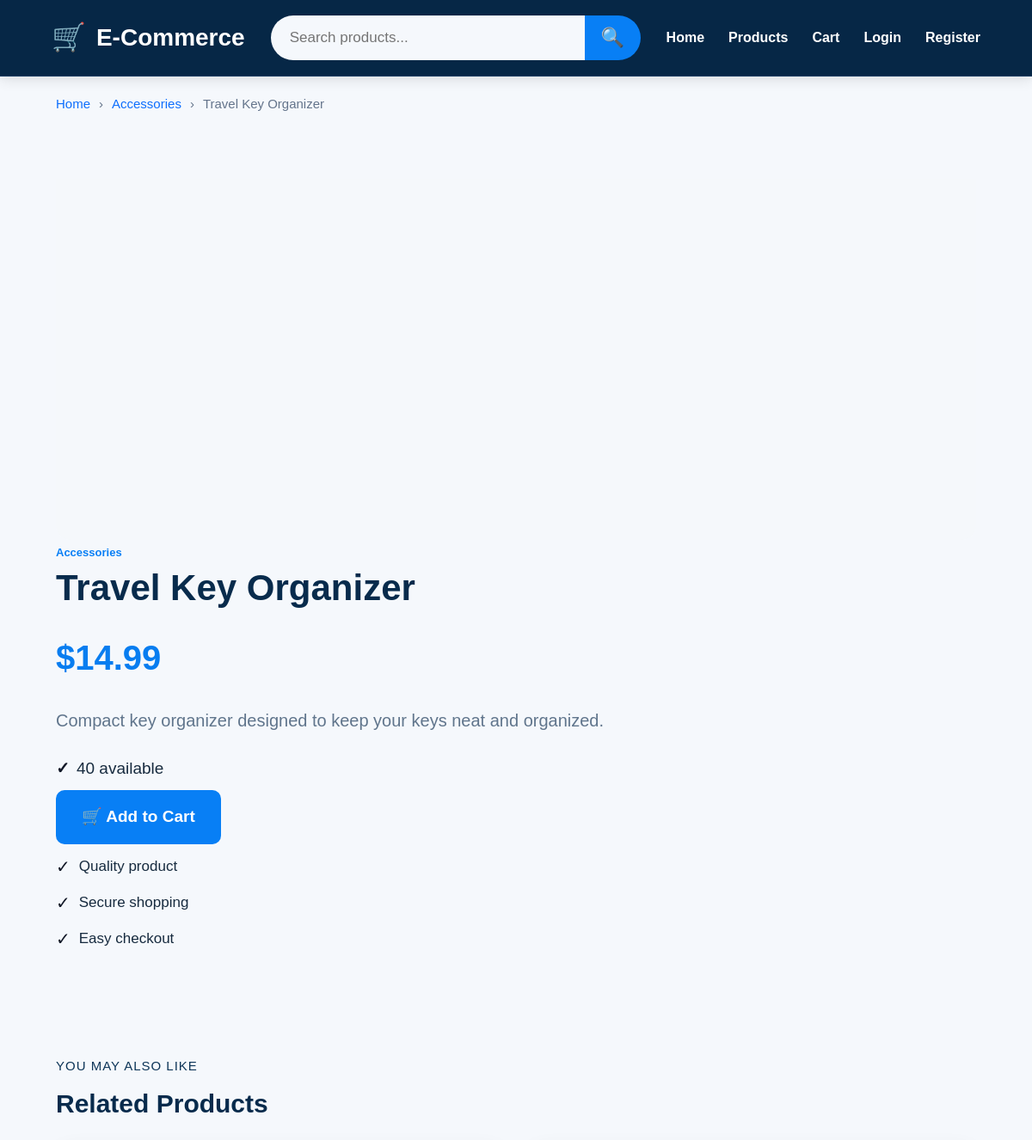
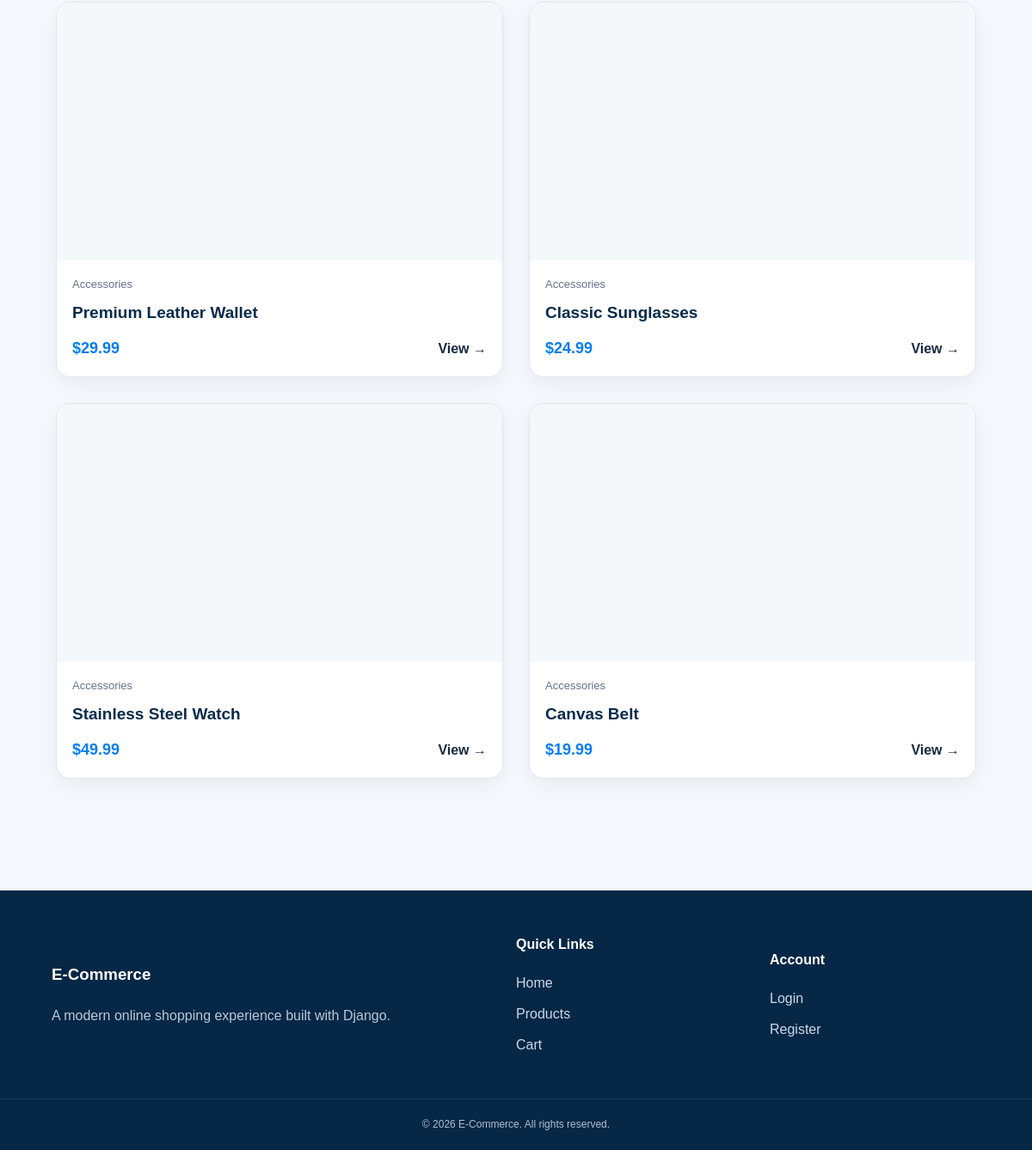
Screenshot of /products/20/ with the database file from the repository (2 pictures, top to bottom).
### store/models.py (models this page shows, shortened)
class Product(models.Model):
    name = models.CharField(
        max_length=200
    )
    description = models.TextField()
    price = models.DecimalField(
        max_digits=10,
        decimal_places=2
    )
    stock = models.PositiveIntegerField(
        default=0
    )
    image = CloudinaryField(
        "image",
        blank=True,
        null=True
    )
    category = models.ForeignKey(
        Category,
        on_delete=models.SET_NULL,
        null=True,
        blank=True,
        related_name="products"
    )
    created_at = models.DateTimeField(
        auto_now_add=True
    )

class Category(models.Model):
    name = models.CharField(
        max_length=100
    )
    description = models.TextField(
        blank=True
    )

### store/views.py (the view)
def product_detail(request, pk):
    product = get_object_or_404(Product, pk=pk)
    related_products = Product.objects.filter(
        category=product.category
    ).exclude(
        id=product.id
    )[:4]
    _, _, cart_count = get_cart_items(request)
    return render(
        request,
        "product_detail.html",
        {
            "product": product,
            "related_products": related_products,
            "cart_count": cart_count,
        },
    )

### store/views.py (called while the page is built, shortened)
def get_cart(request):
    return request.session.get("cart", {})

def get_cart_items(request):
    cart = get_cart(request)
    items = []
    total = Decimal("0.00")
    cart_count = 0
    return items, total, cart_count

### store/templates/product_detail.html (shortened to what this page needs)
{% extends "base.html" %}
{% block content %}
<div class="product-detail-page">
    <div class="breadcrumb">
        <a href="{% url 'home' %}">Home</a>
        <span>›</span>
        {% if product.category %}
            <a href="{% url 'category_products' product.category.id %}">
                {{ product.category.name }}
            </a>
            <span>›</span>
        {% endif %}
        <span>{{ product.name }}</span>
    </div>
    <section class="product-detail">
        <div class="product-detail-image">
        </div>
        <div class="product-detail-info">
            {% if product.category %}
                <a
                    href="{% url 'category_products' product.category.id %}"
                    class="product-category"
                >
                    {{ product.category.name }}
                </a>
            {% endif %}
            <h1>{{ product.name }}</h1>
            <div class="product-detail-price">
                ${{ product.price }}
            </div>
            <p class="product-detail-description">
                {{ product.description }}
            </p>
            <div class="stock-status">
                {% if product.stock > 0 %}
                    <span class="stock-check">✓</span>
                    <span>{{ product.stock }} available</span>
                {% else %}
                    <span class="out-stock">✕</span>
                    <span>Out of stock</span>
                {% endif %}
            </div>
            {% if product.stock > 0 %}
                <a
                    href="{% url 'add_to_cart' product.id %}"
                    class="add-cart-detail"
                >
                    🛒 Add to Cart
                </a>
            {% endif %}
            <div class="product-benefits">
                <div>
                    <span>✓</span>
                    <p>Quality product</p>
                </div>
                <div>
                    <span>✓</span>
                    <p>Secure shopping</p>
                </div>
                <div>
                    <span>✓</span>
                    <p>Easy checkout</p>
                </div>
            </div>
        </div>
    </section>
    {% if related_products %}
    <section class="related-section">
        <p class="related-label">
            YOU MAY ALSO LIKE
        </p>
        <h2>
            Related Products
        </h2>
        <div class="related-grid">
            {% for related in related_products %}
            <article class="related-card">
                <a href="{% url 'product_detail' related.id %}">
                    <div class="related-image">
                    </div>
                </a>
                <div class="related-content">
                    {% if related.category %}
                        <div class="related-category">
                            {{ related.category.name }}
                        </div>
                    {% endif %}
                    <h3>
                        {{ related.name }}
                    </h3>
                    <div class="related-bottom">
                        <strong>
                            ${{ related.price }}
                        </strong>
                        <a href="{% url 'product_detail' related.id %}">
                            View →
                        </a>
                    </div>
                </div>
            </article>
            {% endfor %}
        </div>
    </section>
    {% endif %}
</div>
{% endblock %}

### rows the page displays
Product: category.name "Accessories", name "Travel Key Organizer", price "14.99", description "Compact key organizer designed to keep your keys neat and organized.", stock "40"
Product: category.name "Accessories", name "Premium Leather Wallet", price "29.99"
Product: category.name "Accessories", name "Classic Sunglasses", price "24.99"
Product: category.name "Accessories", name "Stainless Steel Watch", price "49.99"
Product: category.name "Accessories", name "Canvas Belt", price "19.99"
